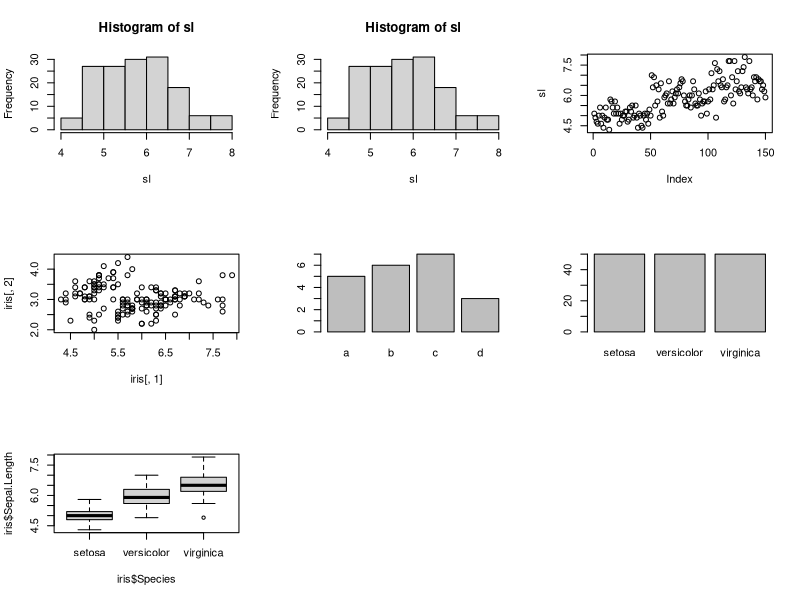
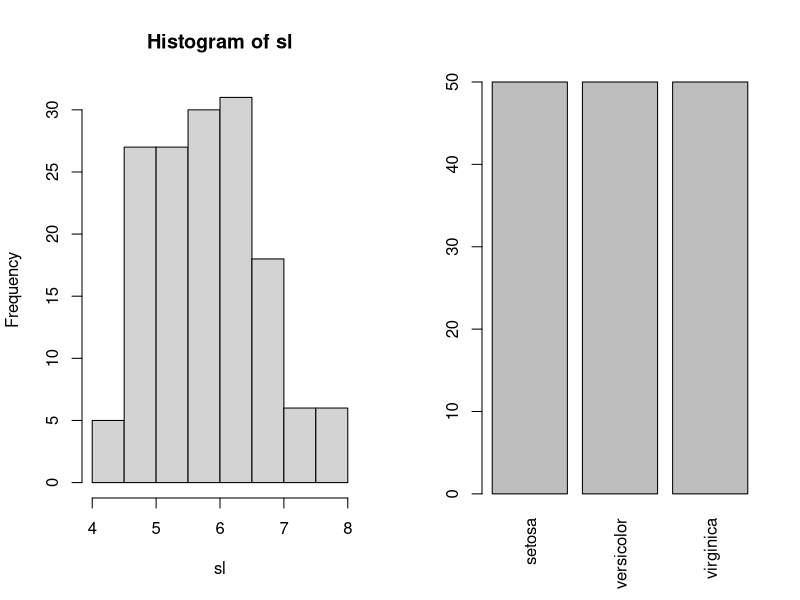
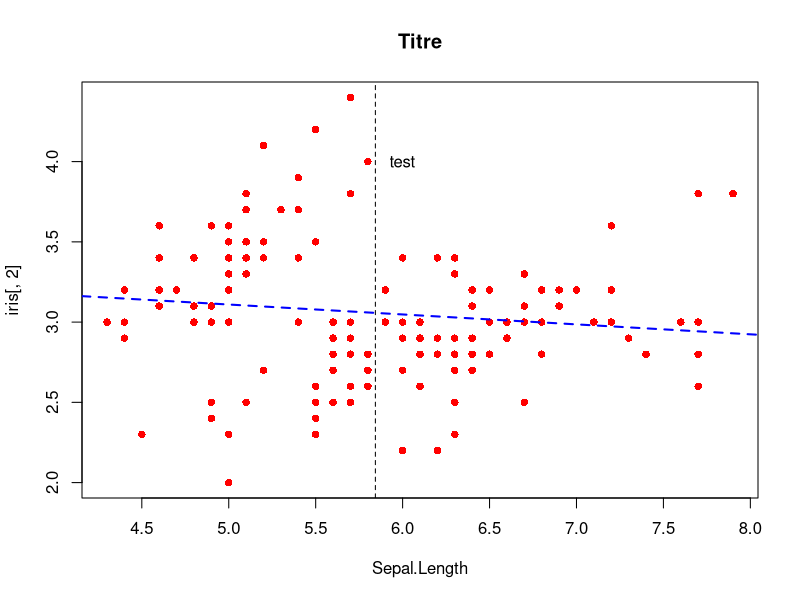
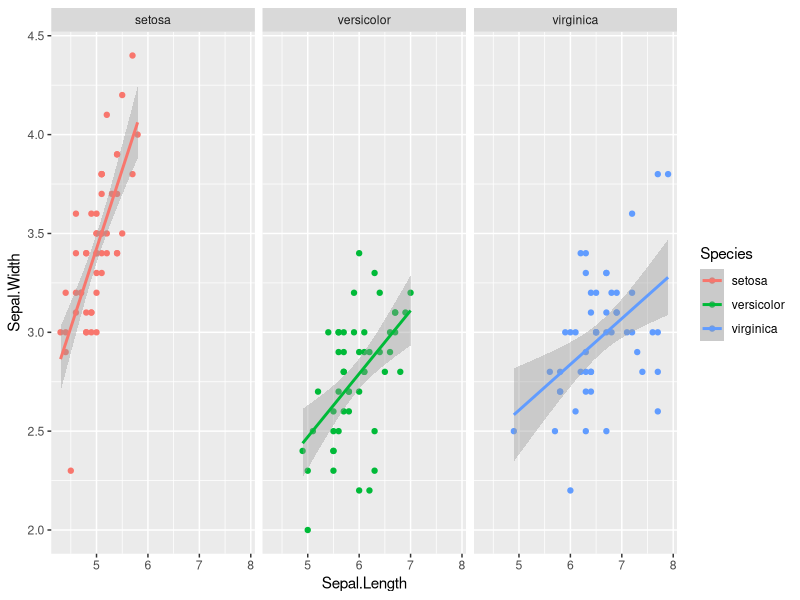
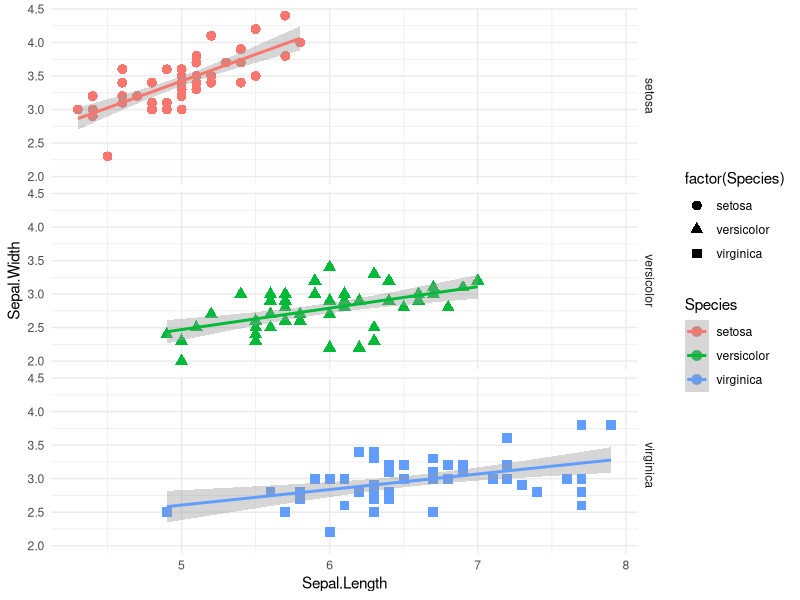
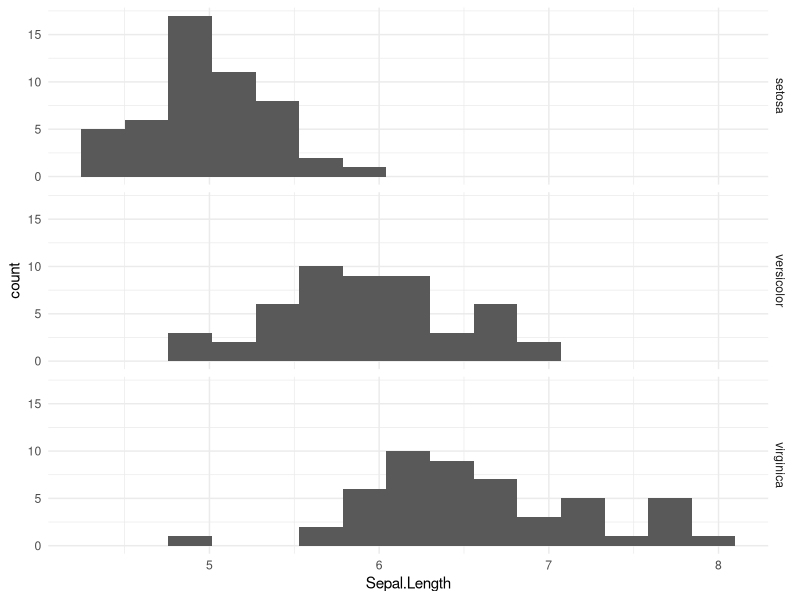
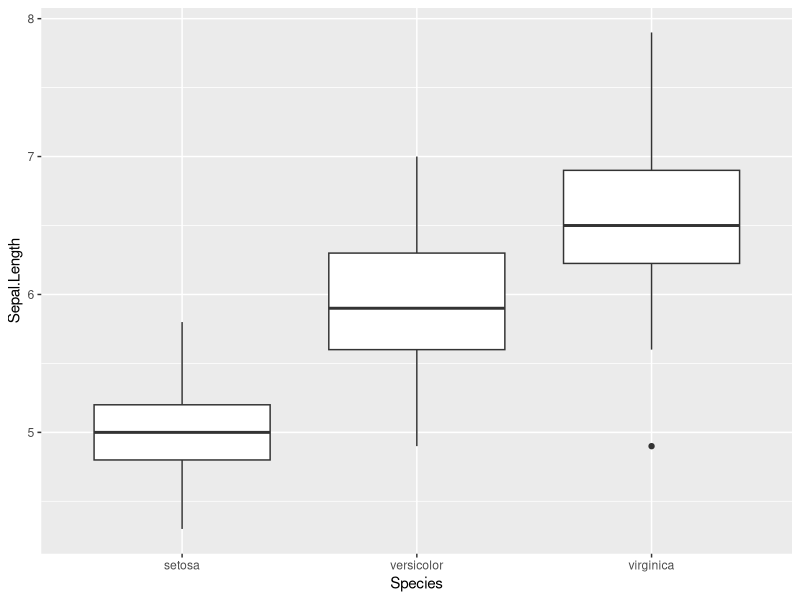
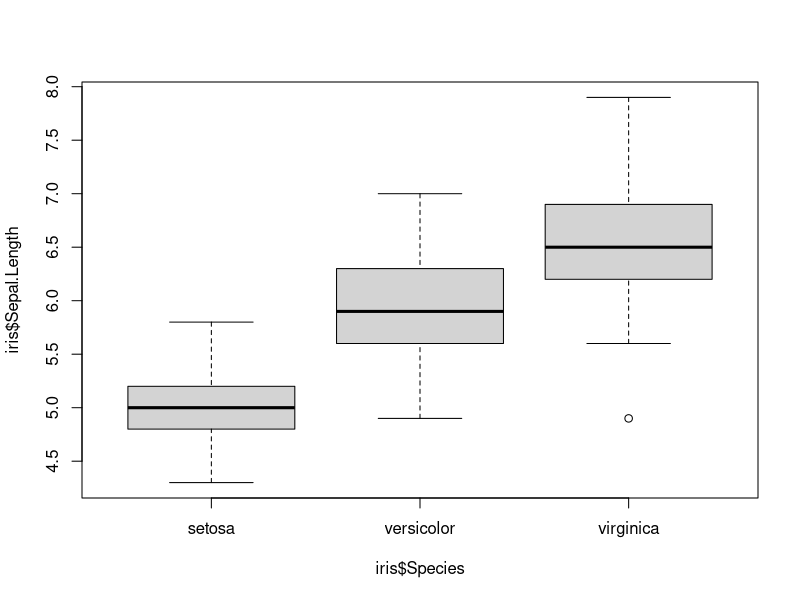

Write the R code that produced these figures, in order.
# 2024-02-05
# VP
# Découvertes de graphiques Rbase et ggplot2

iris
dim(iris)

sl <- iris$Sepal.Length
sl[4]

iris[ ,1]
iris[4 ,1]
names(iris)

## Graphiques
par(mfrow=c(3,3))
hist(x = sl)
hist(sl)

plot(sl)
plot(x=iris[,1], y=iris[,2])

barplot(c(a=5,b=6,c=7,d=3))
barplot(table(iris$Species))

boxplot(iris$Sepal.Length~iris$Species)

par(mfrow=c(1,2))
hist(sl)
barplot(table(iris$Species), las=3)

names(iris)
par(mfrow=c(1,1))
plot(x=iris[,1], y=iris[,2], main="Titre", xlab=names(iris)[1],
     pch=16, col="red")
abline(v=mean(iris[,1]), lty=2)
text(6,4, "test")

## ajout d'une courbe de tendance
model <- lm(iris[,2]~iris[,1])
abline(model, col="blue", lty=2, lwd=2)

## ggplot2 
library(ggplot2)
names(iris)

ggplot(data = iris, 
       mapping = aes(x = Sepal.Length, y = Sepal.Width, color=Species))+
  geom_point()+
  geom_smooth(method="lm")+
  facet_wrap(vars(Species))

ggplot(data = iris, 
       mapping = aes(x = Sepal.Length, y = Sepal.Width, color=Species))+
  geom_point(size=3, aes(shape = factor(Species)))+
  geom_smooth(method="lm")+
  facet_grid(rows = vars(Species))+
  theme_minimal()

ggplot(data = iris, 
       mapping = aes(x = Sepal.Length))+
  geom_histogram(bins=15)+
  facet_grid(rows = vars(Species))+
  theme_minimal()
  
ggplot(data = iris, 
       mapping = aes(x=Species, y = Sepal.Length))+
  geom_boxplot()

boxplot(iris$Sepal.Length~iris$Species)

ggplot(iris, aes(x=Species, y = Sepal.Length))+
  geom_boxplot()+
  geom_point(position="jitter")
